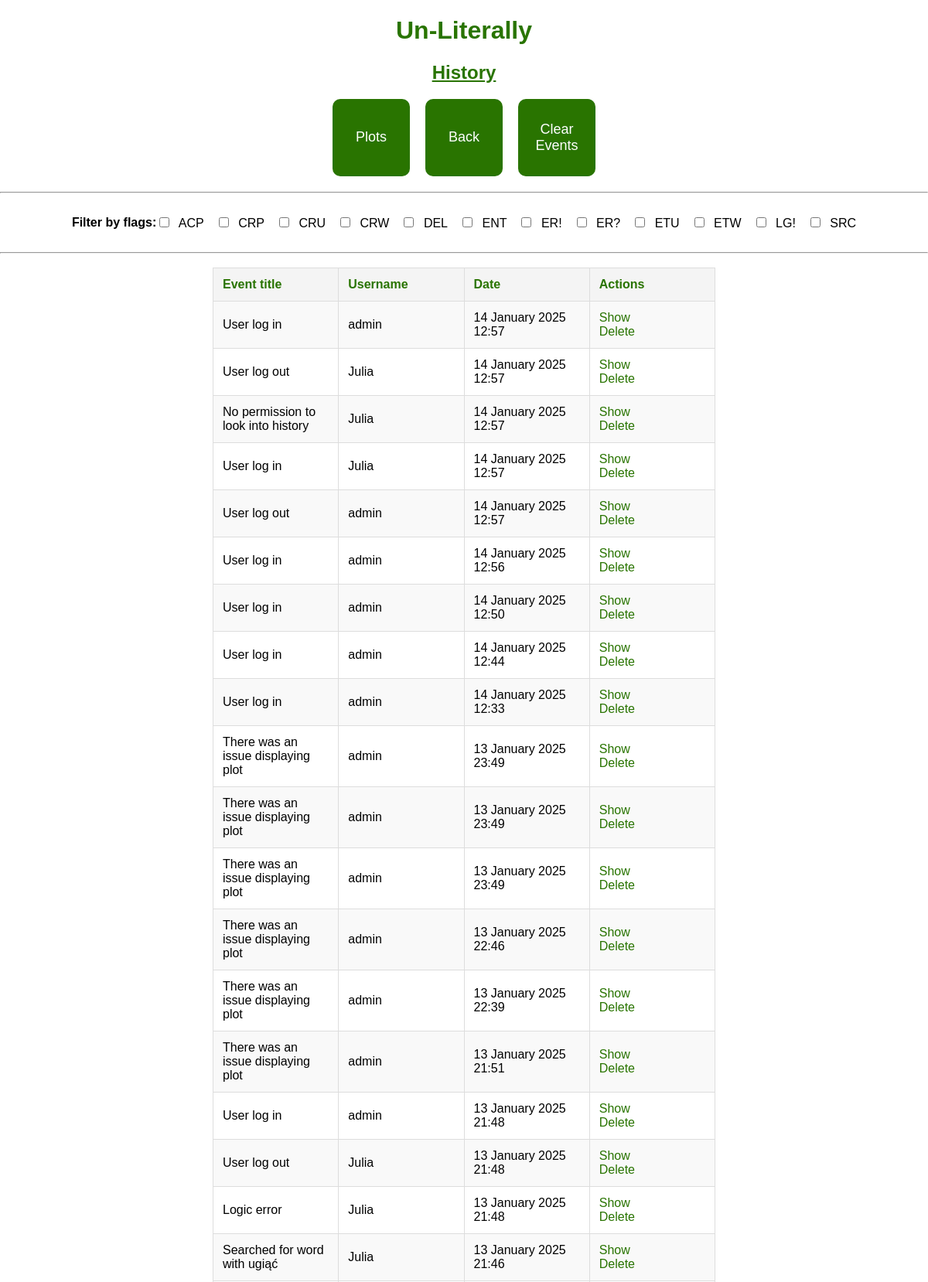
The app's page /history (signed in, upper part) with its own data.
### app.py (models this page shows)
class Flags(db.Model):
    id = db.Column(db.Integer, primary_key=True)
    name = db.Column(db.String(3), nullable=False)
    description = db.Column(db.String(5000), nullable=False)
    events = db.relationship('History', backref='flags')

class History(db.Model):
    id = db.Column(db.Integer, primary_key=True)
    flag = db.Column(db.String(3), db.ForeignKey('flags.name'))
    date = db.Column(db.DateTime, default=datetime.utcnow)
    title = db.Column(db.String(5000), nullable=False)
    description = db.Column(db.String(5000), nullable=True)
    user = db.Column(db.String(50), nullable=False)

### app.py (the view)
@app.route('/history', methods=['GET'])
@login_required
def history():
    if 1 == current_user.role_id:
        try:
            flags = Flags.query.order_by(Flags.name).all()
            events = History.query.order_by(History.date.desc()).all()
            return render_template('history.html', events=events, flags=flags)
        except Exception as e:
            title = 'There was an issue getting events'
            log_events(flag='ER?', title=title, description=e)
            return render_template('error_page.html', message=title)
    else:
        title = 'permission to look into history'
        log_events(flag='ER!', title=f'No {title}', description=None)
        return render_template('error_page.html', message=f'You dont have {title}')

### app.py (called while the page is built)
@login_manager.user_loader
def load_user(user_id):
    return User.query.get(user_id)

### templates/history.html (shortened to what this page needs)
{% extends 'base.html' %}
{% block body %}
<div class="name">
    <h1 style="text-align: center; color: #297400; font-family: Arial; font-weight: bold;">Un-Literally</h1>
    <h2 style="text-align: center; color: #297400; text-decoration: underline; font-family: Arial; font-weight: bold;">History</h2>
</div>
<div class="action-buttons">
    <button class="action-button" onclick="window.location='/history_plots_menu'">
         Plots
    </button>
    <button class="action-button" onclick="window.location='/menu'">
         Back
    </button>
    <button class="action-button" onclick="window.location='/delete/events'">
         Clear Events
    </button>
</div>
<hr>
<div class="container_row">
    <h4>Filter by flags:</h4>
    <div id="filter-checkboxes">
        {% for flag in flags %}
            <label class="filter-checkbox-label">
                <input type="checkbox" class="filter-checkbox" data-flag="{{ flag.name }}"> {{ flag.name }}
            </label>
        {% endfor %}
    </div>
</div>
<hr>
<div class="container_row">
    {% if events|length < 1 %}
        <h4 style="text-align: center;">There is no history saved</h4>
    {% else %}
        <table id="events-table">
            <tr>
                <th>Event title</th>
                <th>Username</th>
                <th>Date</th>
                <th>Actions</th>
            </tr>
            {% for event in events %}
                <tr class="event-row" data-flags="{{ event.flag }}">
                    <td>{% if event.title|length > 150 %}
                        {{ event.title[:150] + ' ...' }}
                    {% else %}
                        {{ event.title }}
                    {% endif %}</td>
                    <td>{{ event.user }}</td>
                    <td>{{ event.date.strftime("%d %B %Y %H:%M") }}</td>
                    <td>
                        <a href="/show/event_{{event.id}}">Show</a>
                        <br>
                        <a href="/delete/event_{{event.id}}">Delete</a>
                    </td>
                </tr>
            {% endfor %}
        </table>
    {% endif %}
</div>
{% endblock %}

### static/css/main.css (style rules this page uses)
body, html { margin: 0; font-family: sans-serif; background-color: #FFFFFF; }
.name { margin: 0 auto; width: 400px; }
table { border-collapse: collapse; width: 80%; margin: auto; border: 1px solid #5d1c75; }
th, td { padding: 10px; text-align: center; border: 1px solid #5d1c75; }
th { background-color: #e0e0e0; color: #297400; }
.container_row { display: flex; justify-content: center; align-items: center; width: 100%; margin: auto; }
button { padding: 10px 20px; font-size: 16px; border: none; cursor: pointer; transition: background-color 0.3s; }
button, input[type="submit"] { padding: 15px 40px; font-size: 18px; border: none; cursor: pointer; transition: background-color 0.3s; }

### templates/history.html (style rules this page uses)
#filter-checkboxes { display: flex; flex-wrap: wrap; gap: 15px; justify-content: flex-start; }
.filter-checkbox-label { cursor: pointer; position: relative; }
.filter-checkbox { margin-right: 8px; }
.action-buttons { display: flex; gap: 20px; justify-content: center; margin-bottom: 20px; }
.action-button { width: 100px; height: 100px; background-color: #297400; color: white; border: none; font-size: 18px; display: flex; justify-content: center; align-items: center; border-radius: 10px; cursor: pointer; text-align: center; box-sizing: border-box; }
#events-table { width: 100%; max-width: 100%; border-collapse: collapse; table-layout: fixed; margin: 10px 275px 40px 275px; }
#events-table th, #events-table td { padding: 12px; text-align: left; border: 1px solid #ddd; overflow: hidden; }
#events-table th { background-color: #f4f4f4; }
#events-table tr:nth-child(even) { background-color: #f9f9f9; }
#events-table td a { color: #297400; text-decoration: none; }

### records on screen
Flags: name "ACP"
Flags: name "CRP"
Flags: name "CRU"
Flags: name "CRW"
Flags: name "DEL"
Flags: name "ENT"
Flags: name "ER!"
Flags: name "ER?"
Flags: name "ETU"
Flags: name "ETW"
Flags: name "LG!"
Flags: name "SRC"
History: title "User log in", user "admin", date "14 January 2025 12:57"
History: title "User log out", user "Julia", date "14 January 2025 12:57"
History: title "No permission to look into history", user "Julia", date "14 January 2025 12:57"
History: title "User log in", user "Julia", date "14 January 2025 12:57"
History: title "User log out", user "admin", date "14 January 2025 12:57"
History: title "User log in", user "admin", date "14 January 2025 12:56"
History: title "User log in", user "admin", date "14 January 2025 12:50"
History: title "User log in", user "admin", date "14 January 2025 12:44"
History: title "User log in", user "admin", date "14 January 2025 12:33"
History: title "There was an issue displaying plot", user "admin", date "13 January 2025 23:49"
History: title "There was an issue displaying plot", user "admin", date "13 January 2025 23:49"
History: title "There was an issue displaying plot", user "admin", date "13 January 2025 23:49"
History: title "There was an issue displaying plot", user "admin", date "13 January 2025 22:46"
History: title "There was an issue displaying plot", user "admin", date "13 January 2025 22:39"
History: title "There was an issue displaying plot", user "admin", date "13 January 2025 21:51"
History: title "User log in", user "admin", date "13 January 2025 21:48"
History: title "User log out", user "Julia", date "13 January 2025 21:48"
History: title "Logic error", user "Julia", date "13 January 2025 21:48"
History: title "Searched for word with ugiąć", user "Julia", date "13 January 2025 21:46"
